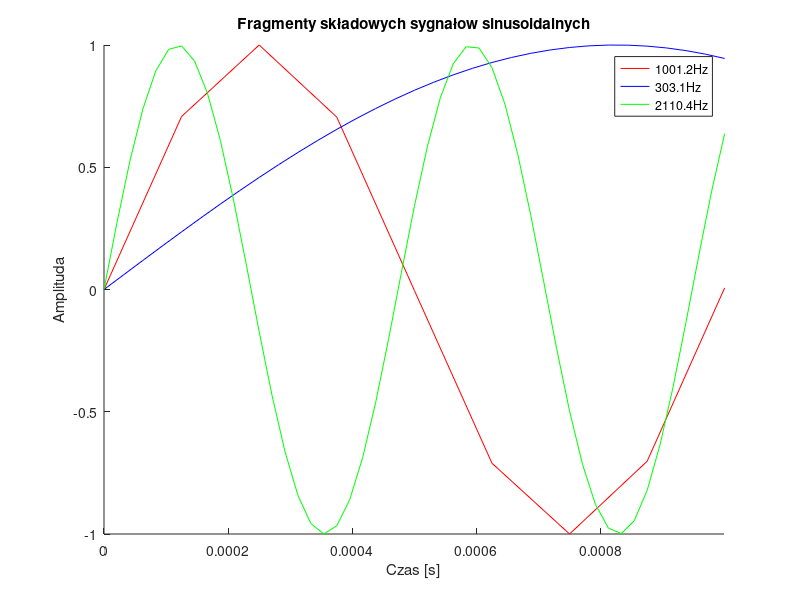
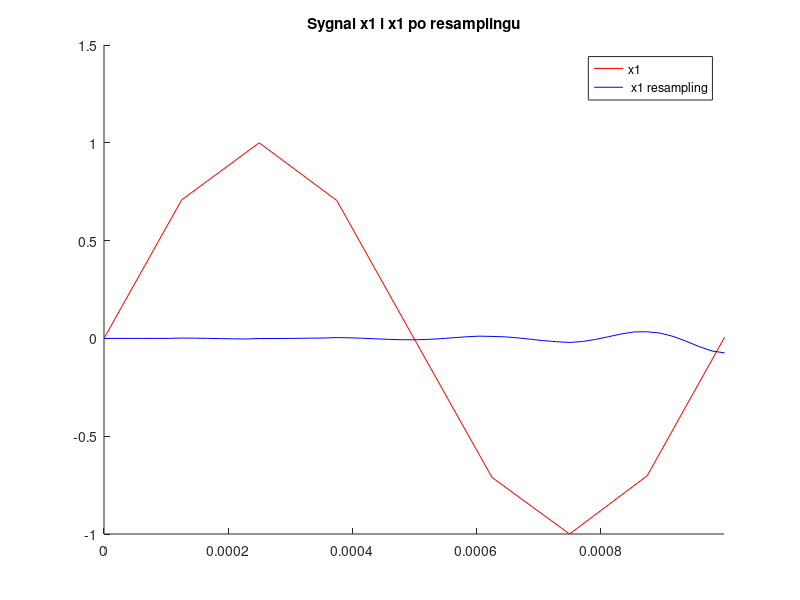
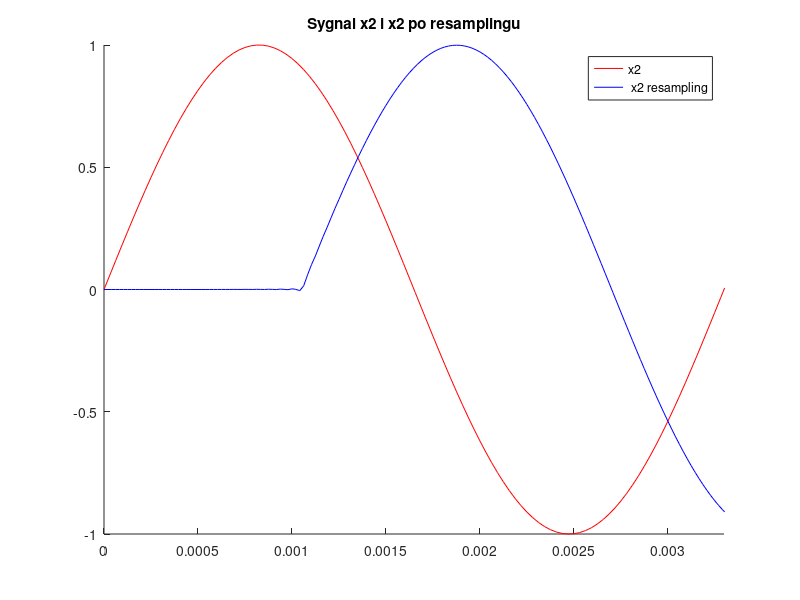
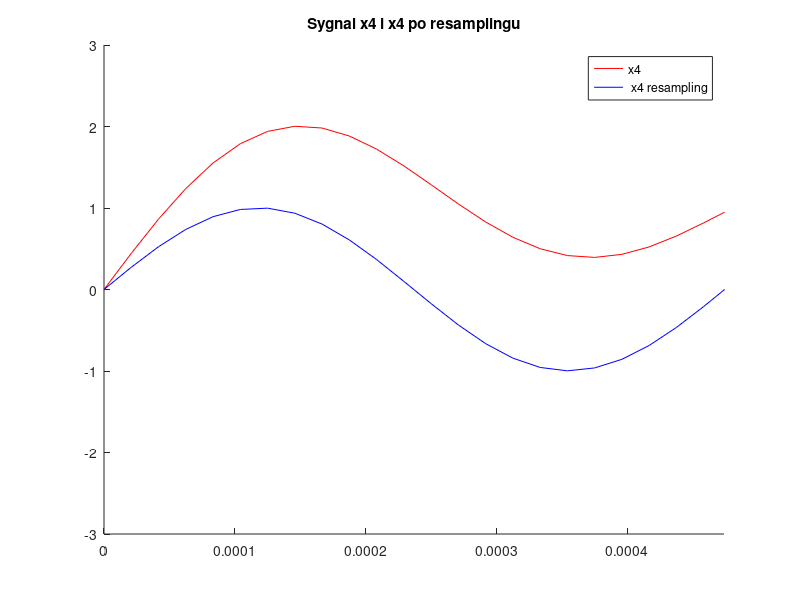

MATLAB code for these plots, in order: (Note: this script raises an error after producing the figures.)
close all; clear all;

%% Dane trzech sygnałów sinusoidalnych
f1 = 1001.2;
f2 = 303.1;
f3 = 2110.4;

fs1 = 8e3;
fs2 = 32e3;
fs3 = 48e3;

t1 = 0:1/fs1:1-1/fs1;
t2 = 0:1/fs2:1-1/fs2;
t3 = 0:1/fs3:1-1/fs3;

%% Tworzenie i plotowanie sygnałów sinusoidalnych
x1 = sin(2*pi*f1*t1);
x2 = sin(2*pi*f2*t2);
x3 = sin(2*pi*f3*t3);

figure('Name','Fragmenty składowych sygnałow sinusoidalnych');
hold on;
plot(t1,x1,'r');
plot(t2,x2,'b');
plot(t3,x3,'g');
title('Fragmenty składowych sygnałow sinusoidalnych');
legend('1001.2Hz','303.1Hz','2110.4Hz');
xlabel('Czas [s]');
ylabel('Amplituda');
hold off;

xlim([0 1/f1]);

%% Suma trzech sygnalow sinusoidalnych analitycznie
x4 = sin(2*pi*f1*t3) + sin(2*pi*f2*t3) + sin(2*pi*f3*t3);

%% Interpolacja

K1 = 6; K2 = 3; 
M = 50; 
N = 2*M+1;
Nx1 = length(x1); Nx2 = length(x2);

x1z = zeros(1,K1*Nx1);
x1z(1:K1:end) = x1;
Nx1z = length(x1z);

h1 = K1*fir1(N, 1/K1);
x1i = filter(h1,1,x1z);
%x1i = conv(x1z,h1);
%x1i = x1i(N:Nx1z);


Nx1i = length(x1i);


x2z = zeros(1,K2*Nx2);
x2z(1:K2:end) = x2;
Nx2z = length(x2z);

h2 = K2*fir1(N, 1/K2);
x2i = filter(h2,1,x2z);
%x2i = conv(x2z,h2);
%x2i = x2i(N:Nx2z);

Nx2i = length(x2i);

%% Decymacja

L = 2; M = 50;
N = 2*M+1;

h = fir1(N,1/L-0.1*(1/L));
x2d = filter(h,1,x2i);
%x2d = conv(x2i,h);
%x2d = x2d(N:Nx2i);
x2d = x2d(1:L:end);



%% Wykrsy w dziedzinie czasu

%% Zrepróbkowany sygnał

x4r = x1i + x2d + x3(1:Nx1i);




figure; set(figure(2),'units','points','position',[720,0,720,750]);
hold on;
plot(0:1/fs1:Nx1*(1/fs1)-(1/fs1), x1, 'r');
plot(0:1/fs3:Nx1*(1/fs3)-(1/fs3), x1i(1:Nx1), 'b');
title('Sygnal x1 i x1 po resamplingu');
legend('x1',' x1 resampling');
xlim([0 1/f1]);

figure; set(figure(3),'units','points','position',[720,0,720,750]);
hold on;
plot(0:1/fs2:Nx2*(1/fs2)-(1/fs2), x2,'r');
plot(0:1/fs3:Nx2*(1/fs3)-(1/fs3), x2d(1:Nx2), 'b');
title('Sygnal x2 i x2 po resamplingu');
legend('x2',' x2 resampling');
xlim([0 1/f2]);

figure; set(figure(4),'units','points','position',[720,0,720,750]);
hold on;
plot(0:1/fs3:Nx1i*(1/fs3)-(1/fs3), x4(1:Nx1i),'r');
plot(0:1/fs3:Nx1i*(1/fs3)-(1/fs3), x4r, 'b');
title('Sygnal x4 i x4 po resamplingu');
legend('x4',' x4 resampling');
xlim([0 1/f3]);

figure; set(figure(5),'units','points','position',[720,0,720,750]);
hold on;
plot(0:1/fs3:Nx1i*(1/fs3)-(1/fs3), x1i,'r');
plot(0:1/fs3:Nx1i*(1/fs3)-(1/fs3), x2d, 'b');
plot(0:1/fs3:Nx1i*(1/fs3)-(1/fs3), x3, 'g');
xlim([0 4/f3]);

pause;
sound(x4, fs3);
pause;
sound(x4r, fs3);


%% Sygnały z plików

fs_wav = 48e3;

[x1wav, fs1wav] = audioread('x1.wav'); % 32 kHZ
[x2wav, fs2wav] = audioread('x2.wav'); % 8 kHz

pause;
sound(x1wav(:,1), fs1wav);
pause;
sound(x1wav(:,2), fs1wav);

x1wavA = x1wav(:,1)';
x1wavB = x1wav(:,2)';
x2wav = x2wav';


Nx1wavA = length(x1wavA);

x1wavAz = zeros(1,K2*Nx1wavA);
x1wavAz(1:K2:end) = x1wavA;
Nx1wavAz = length(x1wavAz);
x1wavAi = filter(h2,1,x1wavAz); % Interpolacja z 32 kHz do 96 kHz

x1wavAd = filter(h,1,x1wavAi);
x1wavAd = x1wavAd(1:L:end); % Decymacja z 96 kHz do 48 kHz



Nx1wavB = length(x1wavB);

x1wavBz = zeros(1,K2*Nx1wavB);
x1wavBz(1:K2:end) = x1wavB;
Nx1wavBz = length(x1wavBz);
x1wavBi = filter(h2,1,x1wavBz); % Interpolacja z 32 kHz do 96 kHz

x1wavBd = filter(h,1,x1wavBi);
x1wavBd = x1wavBd(1:L:end); % Decymacja z 96 kHz do 48 kHz


Nx2wav = length(x2wav);
x2wavz = zeros(1,K1*Nx2wav);
x2wavz(1:K1:end) = x2wav;
Nx2wavz = length(x2wavz);

h1 = K1*fir1(N, 1/K1);
x2wavi = filter(h1,1,x2wavz); % Interpolacja z 8 kHz do 48kHz

mix = x1wavAd(1:length(x2wavi)) + x2wavi;

pause;
sound(mix, fs_wav);




